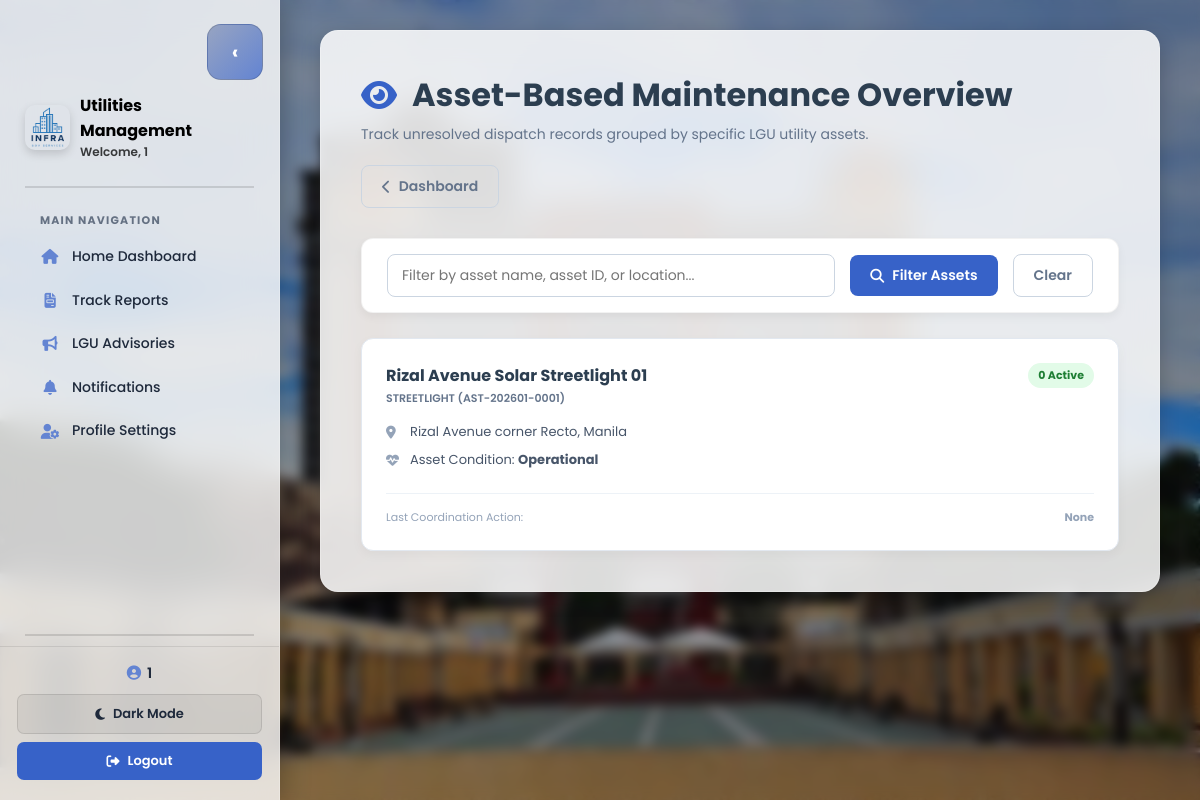
The app's page /maintenance_assets_view.php (signed in) with its own data.
### tables this page shows
CREATE TABLE `utility_assets` (
  `id` int(11) NOT NULL,
  `asset_id` varchar(50) NOT NULL,
  `name` varchar(100) NOT NULL,
  `asset_type_id` int(11) NOT NULL,
  `quantity` int(11) NOT NULL DEFAULT 1,
  `location` text NOT NULL,
  `latitude` decimal(10,8) DEFAULT NULL,
  `longitude` decimal(11,8) DEFAULT NULL,
  `date_installed` date NOT NULL,
  `condition_status` enum('Operational','Needs Inspection','Damaged','Under Maintenance') NOT NULL DEFAULT 'Operational',
  `description` text DEFAULT NULL,
  `responsible_office` varchar(100) DEFAULT NULL,
  `created_at` timestamp NOT NULL DEFAULT current_timestamp(),
  `updated_at` timestamp NOT NULL DEFAULT current_timestamp() ON UPDATE current_timestamp()
);

### maintenance_assets_view.php (the view, shortened to what this page needs)
<?php
require_once 'includes/db.php';
$search = trim($_GET['search'] ?? '');
$conditions = [];
$params = [];
$whereClause = !empty($conditions) ? 'WHERE ' . implode(' AND ', $conditions) : '';
$query = "
    SELECT
        a.id,
        a.asset_id,
        a.name as asset_name,
        t.name as type_name,
        a.location,
        a.condition_status,
        COUNT(CASE WHEN r.status NOT IN ('Completed', 'Closed') THEN r.id END) as active_requests,
        MAX(r.updated_at) as last_activity
    FROM utility_assets a
    JOIN asset_types t ON a.asset_type_id = t.id
    LEFT JOIN maintenance_requests r ON a.id = r.utility_asset_id
    $whereClause
    GROUP BY a.id
    ORDER BY active_requests DESC, a.asset_id ASC
";
$stmt = $pdo->prepare($query);
$stmt->execute($params);
$assetsList = $stmt->fetchAll();
?>
<!DOCTYPE html>
<html lang="en">
<head>
    <link rel="stylesheet" href="https://cdnjs.cloudflare.com/ajax/libs/font-awesome/6.4.0/css/all.min.css">
</head>
<body>
<?php include 'includes/utilities_sidebar.php'; ?>
<main class="main-content" id="mainContent">
    <div class="card">
        <div class="dashboard-header">
            <div>
                <h1><i class="fas fa-eye"></i> Asset-Based Maintenance Overview</h1>
                <p style="color: #64748b; font-size: 14px; margin-top: 5px;">Track unresolved dispatch records grouped by specific LGU utility assets.</p>
            </div>
            <div>
                <a href="maintenance_dashboard.php" class="btn btn-outline"><i class="fas fa-chevron-left"></i> Dashboard</a>
            </div>
        </div>
        <form method="GET" class="search-panel">
            <input type="text" name="search" class="form-control" placeholder="Filter by asset name, asset ID, or location..." value="<?php echo htmlspecialchars($search); ?>">
            <button type="submit" class="btn btn-primary"><i class="fas fa-search"></i> Filter Assets</button>
            <a href="maintenance_assets_view.php" class="btn btn-outline">Clear</a>
        </form>
        <div class="assets-grid">
            <?php if (empty($assetsList)): ?>
                <div style="grid-column: 1/-1; text-align: center; color: #64748b; padding: 40px;">No assets match filters.</div>
            <?php else: ?>
                <?php foreach ($assetsList as $asset):
                    $activeCount = intval($asset['active_requests']);
                ?>
                    <div class="asset-card">
                        <div>
                            <div class="asset-header">
                                <div>
                                    <div class="asset-title"><?php echo htmlspecialchars($asset['asset_name']); ?></div>
                                    <div class="asset-type"><?php echo htmlspecialchars($asset['type_name'] . ' ('.$asset['asset_id'].')'); ?></div>
                                </div>
                                <span class="badge-count <?php echo $activeCount === 0 ? 'zero' : ''; ?>">
                                    <?php echo $activeCount; ?> Active
                                </span>
                            </div>
                            <div class="detail-row">
                                <i class="fas fa-map-marker-alt"></i>
                                <span><?php echo htmlspecialchars($asset['location']); ?></span>
                            </div>
                            <div class="detail-row">
                                <i class="fas fa-heartbeat"></i>
                                <span>Asset Condition: <strong><?php echo htmlspecialchars($asset['condition_status']); ?></strong></span>
                            </div>
                        </div>
                        <div style="border-top:1px solid #edf2f7; margin-top:15px; padding-top:15px; font-size:11px; color:#94a3b8; display:flex; justify-content:space-between; align-items:center;">
                            <span>Last Coordination Action:</span>
                            <strong><?php echo $asset['last_activity'] ? date('M d, Y', strtotime($asset['last_activity'])) : 'None'; ?></strong>
                        </div>
                    </div>
                <?php endforeach; ?>
            <?php endif; ?>
        </div>
    </div>
</main>
</body>
</html>

### maintenance_assets_view.php (style rules this page uses)
* { margin: 0; padding: 0; box-sizing: border-box; font-family: 'Poppins', sans-serif; }
body { min-height: 100vh; display: flex; background: url("assets/images/cityhall.jpeg") center/cover no-repeat fixed; position: relative; }
body::before { content: ""; position: absolute; top: 0; left: 0; width: 100%; height: 100%; backdrop-filter: blur(6px); background: rgba(0, 0, 0, 0.35); z-index: 0; }
.main-content { flex: 1; margin-left: 280px; padding: 30px 40px; transition: margin-left 0.25s ease; z-index: 1; position: relative; }
.card { width: 100%; max-width: 1700px; background: rgba(255, 255, 255, 0.85); backdrop-filter: blur(15px); border-radius: 18px; padding: 40px; color: #000; box-shadow: 0 6px 20px rgba(0,0,0,0.2); border: 1px solid rgba(255,255,255,0.25); }
.dashboard-header { display: flex; justify-content: space-between; align-items: center; margin-bottom: 30px; flex-wrap: wrap; gap: 20px; }
.dashboard-header h1 { color: #2c3e50; font-size: 32px; font-weight: 700; display: flex; align-items: center; gap: 15px; }
.dashboard-header h1 i { color: #3762c8; }
.btn { padding: 10px 20px; border-radius: 8px; font-weight: 600; font-size: 14px; border: none; cursor: pointer; transition: all 0.3s ease; display: inline-flex; align-items: center; gap: 8px; text-decoration: none; }
.btn-outline { background: transparent; border: 1px solid #cbd5e1; color: #64748b; }
.btn-primary { background: #3762c8; color: white; }
.search-panel { background: white; padding: 15px 25px; border-radius: 12px; margin-bottom: 25px; display: flex; gap: 15px; align-items: center; box-shadow: 0 4px 10px rgba(0,0,0,0.05); border: 1px solid rgba(0,0,0,0.05); }
.form-control { padding: 10px 14px; border-radius: 8px; border: 1px solid #cbd5e1; font-size: 14px; outline: none; flex-grow: 1; }
.assets-grid { display: grid; grid-template-columns: repeat(auto-fit, minmax(320px, 1fr)); gap: 25px; }
.asset-card { background: white; border-radius: 12px; padding: 24px; box-shadow: 0 4px 12px rgba(0,0,0,0.04); border: 1px solid #e2e8f0; display: flex; flex-direction: column; justify-content: space-between; transition: transform 0.2s, border-color 0.2s; }
.asset-header { display: flex; justify-content: space-between; align-items: flex-start; margin-bottom: 15px; }
.asset-title { font-size: 16px; font-weight: 700; color: #2c3e50; }
.asset-type { font-size: 11px; font-weight: 600; text-transform: uppercase; color: #64748b; margin-top: 2px; }
.badge-count { background: #fde8e8; color: #e74c3c; font-size: 11px; font-weight: 700; padding: 4px 10px; border-radius: 99px; }
.badge-count.zero { background: #e2fbe8; color: #1e7e34; }
.detail-row { font-size: 13px; color: #475569; margin-bottom: 8px; display: flex; align-items: center; gap: 8px; }
.detail-row i { color: #94a3b8; width: 16px; }

### includes/utilities_sidebar.php (style rules this page uses)
.main-content { margin-left: 280px; transition: margin-left 0.25s ease; }

### records on screen
utility_assets: name "Rizal Avenue Solar Streetlight 01", asset_id "STREETLIGHT (AST-202601-0001)", activeCount "0", location "Rizal Avenue corner Recto, Manila", condition_status "Operational"

### other values on screen
$userName "1"
